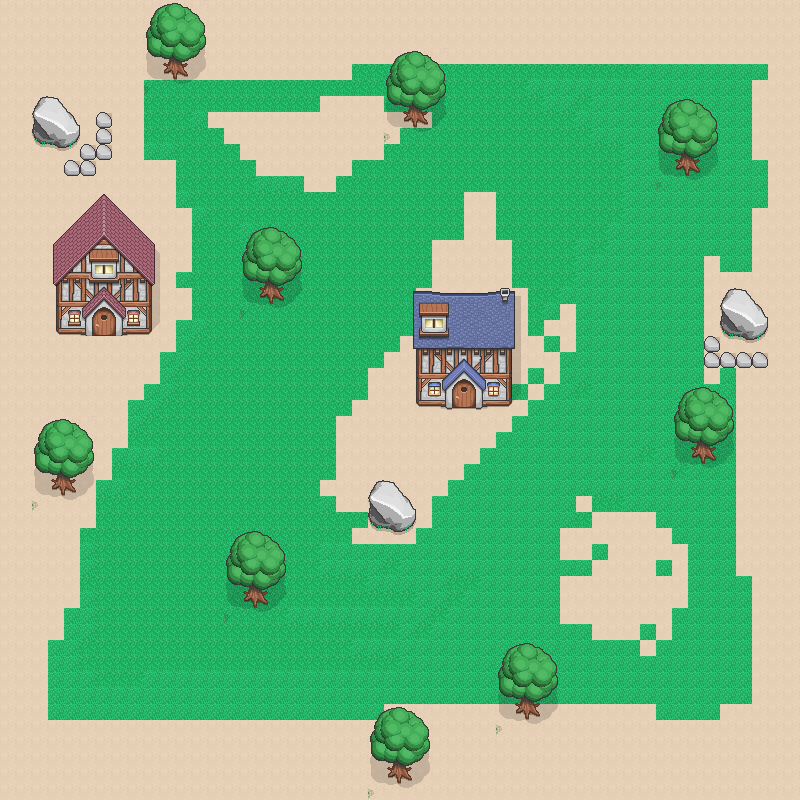

A 2D game scene composited from a Tiled map and its tileset images. What follows is a short description and the map's XML, with each tile layer's data collapsed to a summary:
An orthogonal 50x50 tile map with 16x16 px tiles, 5 tile layers (ground, grass, house, trees, ...).

<map version="1.0" orientation="orthogonal" width="50" height="50" tilewidth="16" tileheight="16">
 <tileset firstgid="1" name="tilesheet" tilewidth="16" tileheight="16">
  <image source="images/tilesheet.png" width="320" height="1568" />
 </tileset>
 <layer name="ground" width="50" height="50">
  <data>[2500 cells, 1265 non-empty, 1 distinct tile ids]</data>
 </layer>
 <layer name="grass" width="50" height="50">
  <data>[2500 cells, 1285 non-empty, 2 distinct tile ids]</data>
 </layer>
 <layer name="house" width="50" height="50">
  <data>[2500 cells, 127 non-empty, 127 distinct tile ids]</data>
 </layer>
 <layer name="trees" width="50" height="50">
  <data>[2500 cells, 216 non-empty, 24 distinct tile ids]</data>
 </layer>
 <layer name="stones" width="50" height="50">
  <data>[2500 cells, 47 non-empty, 13 distinct tile ids]</data>
 </layer>
</map>
